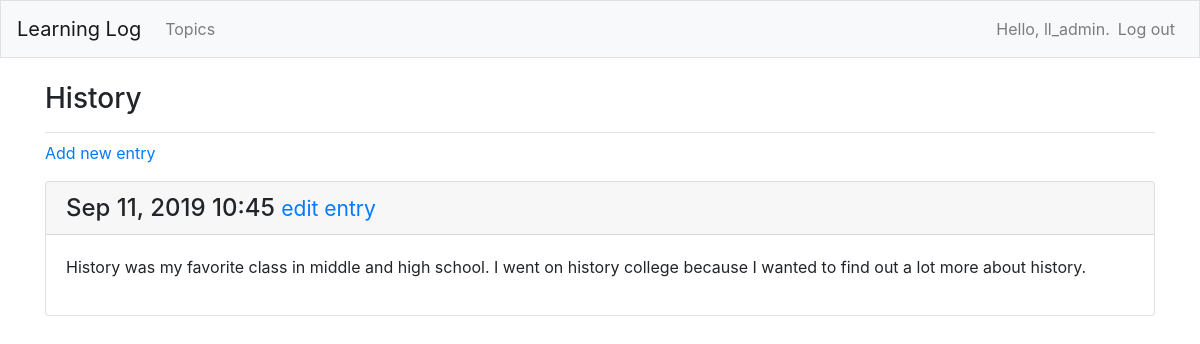
Page /topics/4/ (signed in) on the committed database.
### learning_logs/models.py (models this page shows, shortened)
class Topic(models.Model):
    text = models.CharField(max_length=200)
    date_added = models.DateTimeField(auto_now_add=True)
    owner = models.ForeignKey(User, on_delete=models.CASCADE)
    def __str__(self):
        return self.text

class Entry(models.Model):
    topic = models.ForeignKey(Topic, on_delete=models.CASCADE)
    text = models.TextField()
    date_added = models.DateTimeField(auto_now_add=True)
    class Meta:
        verbose_name_plural = 'entries'

### learning_logs/views.py (the view)
# urls.py: path('topics/<int:topic_id>/', views.topic, name='topic'),
@login_required
def topic(request, topic_id):
    topic = Topic.objects.get(id=topic_id)
    if topic.owner != request.user:
        raise Http404
    entries = topic.entry_set.order_by('-date_added')
    context = {'topic' : topic, 'entries' : entries}
    return render(request, 'learning_logs/topic.html', context)

### learning_logs/templates/learning_logs/topic.html
{% extends 'learning_logs/base.html' %}
{% block page_header %}
  <h3>{{ topic }}</3>
{% endblock page_header %}
{% block content %}
  <p>
    <a href="{% url 'learning_logs:new_entry' topic.id %}">Add new entry</a>
  </p>
  {% for entry in entries %}
    <div class="card mb-3">
      <h4 class="card-header">
        {{ entry.date_added|date:'M d, Y H:i'}}
        <small><a href="{% url 'learning_logs:edit_entry' entry.id %}">
            edit entry</a></small>
      </h4>
      <div class="card-body"
        {{ entry.text|linebreaks }}
      </div>
    </div>
  {% empty %}
    <p>There are no entries to this topic yet.</p>
  {% endfor %}
{% endblock content %}

### learning_logs/templates/learning_logs/base.html (shortened to what this page needs)
{% load bootstrap4 %}
<!doctype html>
<html lang="en">
<head>
  {% bootstrap_css %}
</head>
<body>
  <nav class="navbar navbar-expand-md navbar-light bg-light mb-4 border">
    <a class="navbar-brand" href="{% url 'learning_logs:index'%}">
        Learning Log</a>
    <div class="collapse navbar-collapse" id="navbarCollapse">
      <ul class="navbar-nav mr-auto">
        <li class="nav-item">
          <a class="nav-link" href="{% url 'learning_logs:topics'%}">
              Topics</a></li>
      </ul>
      <ul class="navbar-nav ml-auto">
        {% if user.is_authenticated %}
          <li class="nav-item">
            <span class="navbar-text"}">Hello, {{ user.username }}.</span>
          </li>
          <li class="nav-item">
            <a class="nav-link" href="{% url 'users:logout' %}">Log out</a>
          </li>
        {% else %}
          <li class="nav-item">
            <a class="nav-link" href="{% url 'users:register' %}">Register</a>
          </li>
          <li class="nav-item">
           <a class="nav-link" href="{% url 'users:login' %}">Log in</a></li>
        {% endif %}
      </ul>
    </div>
  </nav>
  <main role="main" class="container">
    <div class="pb-2 mb-2 border-bottom">
      {% block page_header %}{% endblock page_header %}
    </div>
    <div>
      {% block content %}{% endblock content %}
    </div>
  </main>
</body>
</html>

### rows in the picture
Topic: text "History"
Entry: date_added "Sep 11, 2019 10:45", text "History was my favorite class in middle and high school. I went on history college because I wanted to find out a lot more about history."

### other values in the picture
{{ user.username }} "ll_admin"
